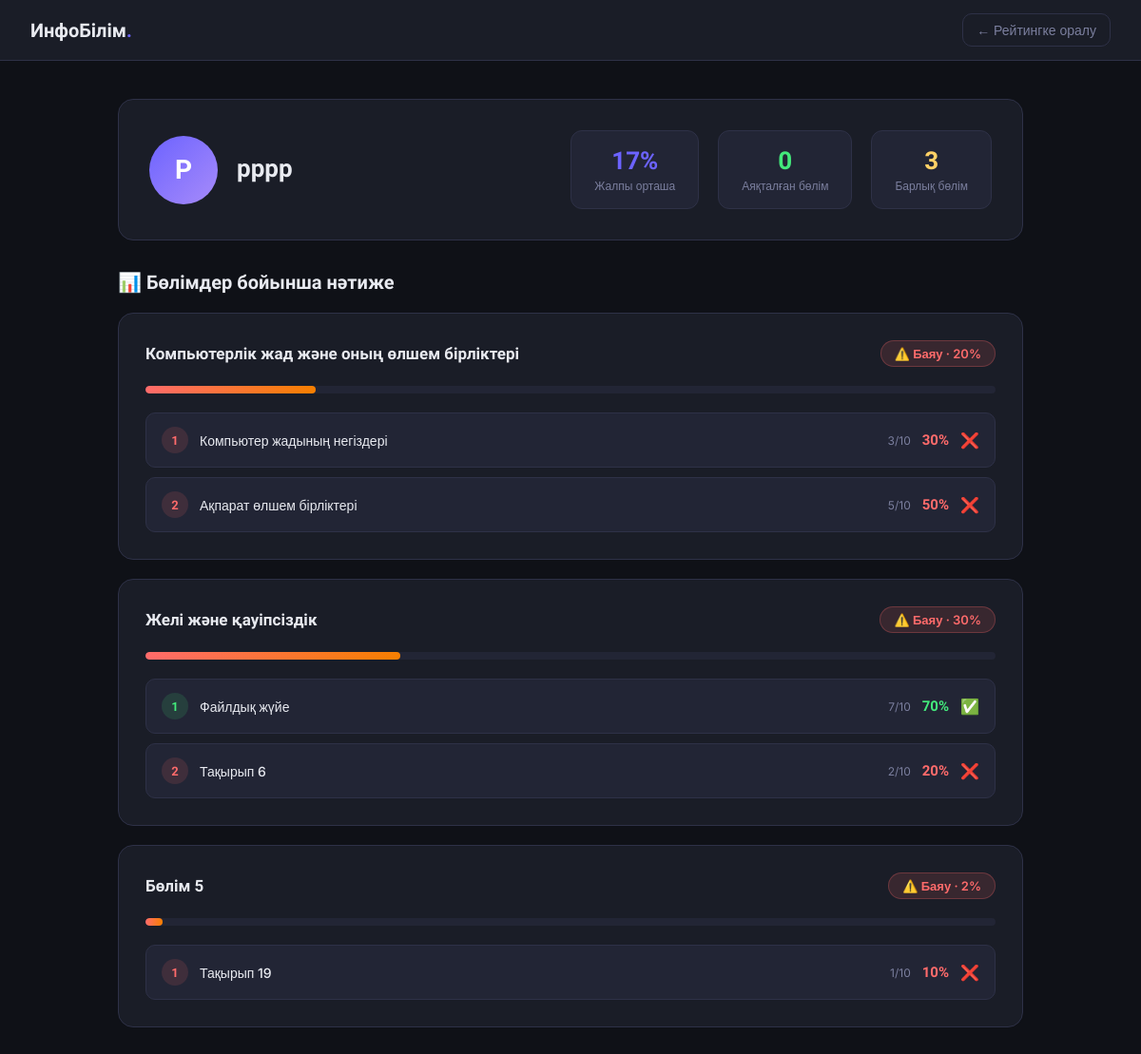
/teacher/class/2/student/2 (signed in), run on the app's committed database.
### tables this page shows
CREATE TABLE users (
                id INTEGER PRIMARY KEY AUTOINCREMENT,
                name TEXT NOT NULL,
                username TEXT NOT NULL UNIQUE,
                password TEXT NOT NULL,
                role TEXT NOT NULL DEFAULT 'student'
            );

CREATE TABLE test_results (
                id INTEGER PRIMARY KEY AUTOINCREMENT,
                user_id INTEGER NOT NULL,
                class_level INTEGER NOT NULL,
                section_id INTEGER NOT NULL,
                topic_id INTEGER NOT NULL,
                score INTEGER NOT NULL,
                total_questions INTEGER NOT NULL,
                percentage INTEGER NOT NULL,
                passed BOOLEAN DEFAULT 0,
                completed_at TIMESTAMP DEFAULT CURRENT_TIMESTAMP,
                FOREIGN KEY (user_id) REFERENCES users(id),
                UNIQUE(user_id, class_level, section_id, topic_id)
            );

### main.py (the view)
@app.get("/teacher/class/{class_id}/student/{student_id}")
def student_detail(class_id: int, student_id: int, request: Request):
    user_role = request.cookies.get("user_role", "")
    teacher_id = request.cookies.get("user_id", "")
    if user_role != "teacher":
        return RedirectResponse(url="/glav", status_code=303)
    class_ = db.get_class_by_id(class_id)
    if not class_ or class_["teacher_id"] != int(teacher_id):
        return RedirectResponse(url="/teacher", status_code=303)
    student = db.get_user_by_id(student_id)
    if not student:
        return RedirectResponse(url=f"/teacher/class/{class_id}/rating", status_code=303)
    progress = db.get_student_detailed_progress(student_id, class_id)
    return render_template(request, "teacher_student_detail.html", {
        "class": dict(class_),
        "student": dict(student),
        "progress": progress
    })

### templates/teacher_student_detail.html (shortened to what this page needs)
<!DOCTYPE html>
<html lang="kk">
<head>
</head>
<body>
<header>
    <a href="/teacher" class="logo">ИнфоБілім<span>.</span></a>
    <div class="header-right">
        <a href="/teacher/class/{{ class.id }}/rating" class="back-btn">← Рейтингке оралу</a>
    </div>
</header>
<main>
    {% set total_sections = progress | length %}
    {% set completed_sections = progress.values() | selectattr('is_completed') | list | length %}
    {% set all_avgs = progress.values() | map(attribute='avg_percentage') | list %}
    {% set overall_avg = (all_avgs | sum / all_avgs | length) | int if all_avgs else 0 %}
    <div class="student-hero">
        <div class="student-profile">
            <div class="student-avatar">{{ student.name[0] | upper }}</div>
            <div>
                <div class="student-name">{{ student.name }}</div>
            </div>
        </div>
        <div class="hero-stats">
            <div class="hero-stat">
                <div class="hero-stat-num">{{ overall_avg }}%</div>
                <div class="hero-stat-label">Жалпы орташа</div>
            </div>
            <div class="hero-stat">
                <div class="hero-stat-num green">{{ completed_sections }}</div>
                <div class="hero-stat-label">Аяқталған бөлім</div>
            </div>
            <div class="hero-stat">
                <div class="hero-stat-num yellow">{{ total_sections }}</div>
                <div class="hero-stat-label">Барлық бөлім</div>
            </div>
        </div>
    </div>
    <div class="sections-title">📊 Бөлімдер бойынша нәтиже</div>
    {% set section_names = {
        1: 'Компьютерлік жад және оның өлшем бірліктері',
        2: 'Желі және қауіпсіздік',
        3: 'Электрондық кесте арқылы есептер шығару',
        4: 'Python тіліндегі алгоритмдерді программалау'
    } %}
    {% set topic_names = {
        1: 'Компьютер жадының негіздері',
        2: 'Ақпарат өлшем бірліктері',
        3: 'Жад түрлері: RAM және ROM',
        4: 'Сыртқы жады құрылғылары',
        5: 'Файлдық жүйе'
    } %}
    {% if progress %}
    <div class="progress-grid">
        {% for section_id, section in progress.items() %}
        {% set avg = section.avg_percentage %}
        <div class="section-card">
            <div class="section-header">
                <div class="section-name">
                    {{ section_names.get(section_id, 'Бөлім ' ~ section_id) }}
                </div>
                {% if section.is_completed %}
                    <span class="section-badge badge-completed">✅ Аяқталды · {{ avg }}%</span>
                {% elif avg >= 40 %}
                    <span class="section-badge badge-progress">📚 Үдерісте · {{ avg }}%</span>
                {% elif avg > 0 %}
                    <span class="section-badge badge-low">⚠️ Баяу · {{ avg }}%</span>
                {% else %}
                    <span class="section-badge badge-empty">— Басталмаған</span>
                {% endif %}
            </div>
            <div class="section-progress-bar">
                <div class="section-progress-fill
                    {% if avg >= 70 %}fill-high{% elif avg >= 40 %}fill-mid{% elif avg > 0 %}fill-low{% else %}fill-empty{% endif %}"
                    style="width: {{ avg }}%">
                </div>
            </div>
            <div class="topic-list">
                {% for topic in section.topics %}
                <div class="topic-item">
                    <div class="topic-left">
                        <div class="topic-num {% if topic.passed %}passed{% else %}failed{% endif %}">
                            {{ loop.index }}
                        </div>
                        <div class="topic-name">
                            {{ topic_names.get(topic.topic_id, 'Тақырып ' ~ topic.topic_id) }}
                        </div>
                    </div>
                    <div class="topic-right">
                        <span class="topic-fraction">{{ topic.score }}/{{ topic.total }}</span>
                        <span class="topic-score {% if topic.passed %}passed{% else %}failed{% endif %}">
                            {{ topic.percentage }}%
                        </span>
                        <span class="topic-check">{% if topic.passed %}✅{% else %}❌{% endif %}</span>
                    </div>
                </div>
                {% endfor %}
            </div>
        </div>
        {% endfor %}
    </div>
    {% else %}
    <div class="no-data">
        <div class="no-data-icon">📊</div>
        <div style="font-size: 16px; font-weight: 600; margin-bottom: 8px;">Тест нәтижелері жоқ</div>
        <div style="font-size: 14px;">Бұл оқушы әлі ешбір тест тапсырмаған</div>
    </div>
    {% endif %}
</main>
</body>
</html>

### templates/teacher_student_detail.html (style rules this page uses)
*, *::before, *::after { box-sizing: border-box; margin: 0; padding: 0; }
:root { --bg: #0f1117; --surface: #1a1d27; --surface2: #222535; --border: #2e3147; --accent: #6c63ff; --green: #43e97b; --yellow: #ffd166; --red: #ff6b6b; --text: #e8eaf0; --muted: #7b7f9e; --radius: 16px; }
body { font-family: 'Inter', sans-serif; background: var(--bg); color: var(--text); min-height: 100vh; }
header { background: var(--surface); border-bottom: 1px solid var(--border); padding: 0 32px; height: 64px; display: flex; align-items: center; justify-content: space-between; position: sticky; top: 0; z-index: 100; }
.logo { font-family: 'Sora', sans-serif; font-weight: 800; font-size: 20px; color: var(--text); text-decoration: none; }
.logo span { color: var(--accent); }
.header-right { display: flex; align-items: center; gap: 12px; }
.back-btn { color: var(--muted); text-decoration: none; padding: 8px 14px; border: 1px solid var(--border); border-radius: 10px; font-size: 14px; transition: all .2s; }
main { max-width: 1000px; margin: 0 auto; padding: 40px 24px; }
.student-hero { background: var(--surface); border: 1px solid var(--border); border-radius: var(--radius); padding: 32px; margin-bottom: 32px; display: flex; align-items: center; justify-content: space-between; flex-wrap: wrap; gap: 24px; }
.student-profile { display: flex; align-items: center; gap: 20px; }
.student-avatar { width: 72px; height: 72px; border-radius: 50%; background: linear-gradient(135deg, var(--accent), #a78bfa); display: flex; align-items: center; justify-content: center; font-family: 'Sora', sans-serif; font-weight: 800; font-size: 28px; color: white; flex-shrink: 0; }
.student-name { font-family: 'Sora', sans-serif; font-size: 26px; font-weight: 800; margin-bottom: 4px; }
.hero-stats { display: flex; gap: 20px; flex-wrap: wrap; }
.hero-stat { background: var(--surface2); border: 1px solid var(--border); border-radius: 12px; padding: 16px 24px; text-align: center; min-width: 110px; }
.hero-stat-num { font-family: 'Sora', sans-serif; font-size: 26px; font-weight: 800; color: var(--accent); }
.hero-stat-num.green { color: var(--green); }
.hero-stat-num.yellow { color: var(--yellow); }
.hero-stat-label { font-size: 12px; color: var(--muted); margin-top: 4px; }
.sections-title { font-family: 'Sora', sans-serif; font-size: 20px; font-weight: 700; margin-bottom: 20px; }
.progress-grid { display: grid; gap: 20px; }
.section-card { background: var(--surface); border: 1px solid var(--border); border-radius: var(--radius); padding: 28px; transition: border-color .2s; }
.section-header { display: flex; justify-content: space-between; align-items: center; margin-bottom: 20px; flex-wrap: wrap; gap: 10px; }
.section-name { font-family: 'Sora', sans-serif; font-size: 17px; font-weight: 700; }
.section-badge { padding: 5px 14px; border-radius: 20px; font-size: 13px; font-weight: 600; }
.badge-low { background: #ff6b6b22; color: var(--red); border: 1px solid #ff6b6b44; }
.section-progress-bar { height: 8px; background: var(--surface2); border-radius: 4px; overflow: hidden; margin-bottom: 20px; }
.section-progress-fill { height: 100%; border-radius: 4px; }
.fill-low { background: linear-gradient(90deg, var(--red), #f77f00); }
.topic-list { display: flex; flex-direction: column; gap: 10px; }
.topic-item { display: flex; justify-content: space-between; align-items: center; padding: 14px 16px; background: var(--surface2); border-radius: 10px; border: 1px solid var(--border); }
.topic-left { display: flex; align-items: center; gap: 12px; }
.topic-num { width: 28px; height: 28px; border-radius: 50%; background: var(--border); display: flex; align-items: center; justify-content: center; font-family: 'Sora', sans-serif; font-weight: 700; font-size: 13px; flex-shrink: 0; }
.topic-num.passed { background: #43e97b22; color: var(--green); }
.topic-num.failed { background: #ff6b6b22; color: var(--red); }
.topic-name { font-size: 14px; font-weight: 500; }
.topic-right { display: flex; align-items: center; gap: 12px; }
.topic-score { font-family: 'Sora', sans-serif; font-weight: 700; font-size: 15px; }
.topic-score.passed { color: var(--green); }
.topic-score.failed { color: var(--red); }
.topic-fraction { font-size: 12px; color: var(--muted); }
.topic-check { font-size: 16px; }

### data on the page
users: name "Р", name "рррр"
test_results: get "Компьютер жадының негіздері", score "3", total "10", percentage "30"
test_results: get "Ақпарат өлшем бірліктері", score "5", total "10", percentage "50"
test_results: get "Файлдық жүйе", score "7", total "10", percentage "70"
test_results: get "Тақырып 6", score "2", total "10", percentage "20"
test_results: get "Тақырып 19", score "1", total "10", percentage "10"

### other printed values
{{ overall_avg }} "17"
{{ completed_sections }} "0"
{{ total_sections }} "3"
{{ section_names.get(section_id, 'Бөлім ' ~ section_id) }} "Компьютерлік жад және оның өлшем бірліктері" "Желі және қауіпсіздік" "Бөлім 5"
{{ avg }} "20" "30" "2"
